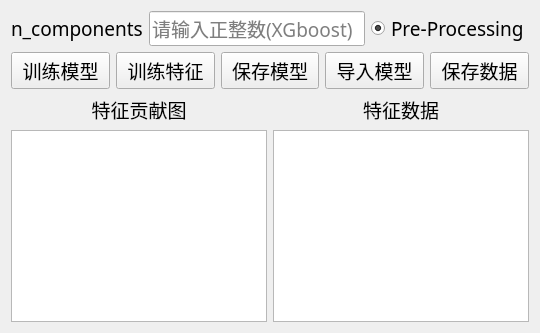
      <widget class="QWidget" name="page_XGboost">
       <layout class="QGridLayout" name="gridLayout_5">
        <item row="2" column="0">
         <widget class="QLabel" name="label_tezhenggongxiantu_XGboost">
          <property name="font">
           <font>
            <family>微软雅黑</family>
            <pointsize>14</pointsize>
           </font>
          </property>
          <property name="text">
           <string>特征贡献图</string>
          </property>
          <property name="alignment">
           <set>Qt::AlignCenter</set>
          </property>
         </widget>
        </item>
        <item row="3" column="0">
         <widget class="QGraphicsView" name="XGboost_gongxiantu"/>
        </item>
        <item row="3" column="1">
         <widget class="QTableWidget" name="XGboost_features"/>
        </item>
        <item row="0" column="0" colspan="2">
         <layout class="QHBoxLayout" name="horizontalLayout_11">
          <item>
           <widget class="QLabel" name="label_n_components_XGboost">
            <property name="font">
             <font>
              <family>微软雅黑</family>
              <pointsize>14</pointsize>
             </font>
            </property>
            <property name="text">
             <string>n_components</string>
            </property>
           </widget>
          </item>
          <item>
           <widget class="QLineEdit" name="n_components_XGboost">
            <property name="font">
             <font>
              <family>微软雅黑</family>
              <pointsize>14</pointsize>
             </font>
            </property>
            <property name="text">
             <string/>
            </property>
            <property name="placeholderText">
             <string>请输入正整数(XGboost)</string>
            </property>
           </widget>
          </item>
          <item>
           <widget class="QRadioButton" name="Pre_Processing_XGboost">
            <property name="font">
             <font>
              <family>微软雅黑</family>
              <pointsize>14</pointsize>
             </font>
            </property>
            <property name="text">
             <string>Pre-Processing</string>
            </property>
            <property name="checked">
             <bool>true</bool>
            </property>
           </widget>
          </item>
         </layout>
        </item>
        <item row="1" column="0" colspan="2">
         <layout class="QHBoxLayout" name="horizontalLayout_12">
          <item>
           <widget class="QPushButton" name="xunlianmoxing_XGboost">
            <property name="font">
             <font>
              <family>微软雅黑</family>
              <pointsize>14</pointsize>
             </font>
            </property>
            <property name="text">
             <string>训练模型</string>
            </property>
           </widget>
          </item>
          <item>
           <widget class="QPushButton" name="xunliantezheng_XGboost">
            <property name="font">
             <font>
              <family>微软雅黑</family>
              <pointsize>14</pointsize>
             </font>
            </property>
            <property name="text">
             <string>训练特征</string>
            </property>
           </widget>
          </item>
          <item>
           <widget class="QPushButton" name="baocunmoxing_XGboost">
            <property name="font">
             <font>
              <family>微软雅黑</family>
              <pointsize>14</pointsize>
             </font>
            </property>
            <property name="text">
             <string>保存模型</string>
            </property>
           </widget>
          </item>
          <item>
           <widget class="QPushButton" name="daorumoxing_XGboost">
            <property name="font">
             <font>
              <family>微软雅黑</family>
              <pointsize>14</pointsize>
             </font>
            </property>
            <property name="text">
             <string>导入模型</string>
            </property>
           </widget>
          </item>
          <item>
           <widget class="QPushButton" name="baocunshuju_XGboost">
            <property name="font">
             <font>
              <family>微软雅黑</family>
              <pointsize>14</pointsize>
             </font>
            </property>
            <property name="text">
             <string>保存数据</string>
            </property>
           </widget>
          </item>
         </layout>
        </item>
        <item row="2" column="1">
         <widget class="QLabel" name="label_tezhengshuju_XGboost">
          <property name="font">
           <font>
            <family>微软雅黑</family>
            <pointsize>14</pointsize>
           </font>
          </property>
          <property name="text">
           <string>特征数据</string>
          </property>
          <property name="alignment">
           <set>Qt::AlignCenter</set>
          </property>
         </widget>
        </item>
       </layout>
      </widget>
